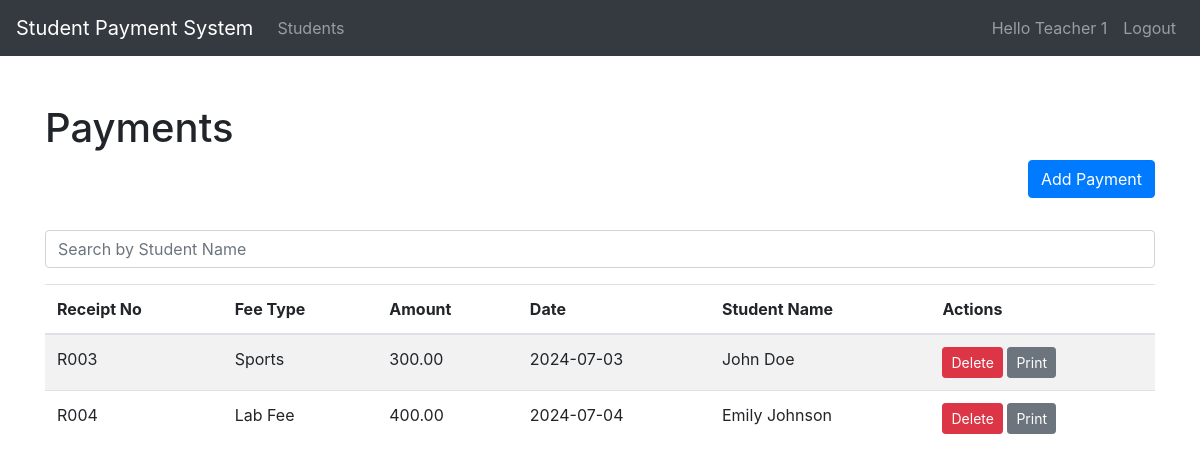
/index.php (signed in), run on the app's committed database.
### tables this page shows
CREATE TABLE `payment` (
  `id` int(11) NOT NULL,
  `receipt_no` varchar(50) NOT NULL,
  `fee_type` varchar(50) NOT NULL,
  `amount` decimal(10,2) NOT NULL,
  `date` date NOT NULL,
  `student_id` int(11) DEFAULT NULL
);

CREATE TABLE `student` (
  `id` int(11) NOT NULL,
  `admission_no` varchar(50) NOT NULL,
  `student_name` varchar(100) NOT NULL,
  `father_name` varchar(100) DEFAULT NULL,
  `grade` varchar(10) DEFAULT NULL,
  `class` varchar(10) DEFAULT NULL,
  `contact_no` varchar(15) DEFAULT NULL
);

### index.php (the view, shortened to what this page needs)
<?php
include ('components/navbar.php');
include ('db/connect.php');
?>
<!DOCTYPE html>
<html lang="en">
<head>
    <link rel="stylesheet" href="https://stackpath.bootstrapcdn.com/bootstrap/4.5.2/css/bootstrap.min.css">
    <link rel="stylesheet" href="https://cdn.datatables.net/2.1.2/css/dataTables.dataTables.min.css">
</head>
<body>
    <div class="container mt-5">
        <h1>Payments</h1>
        <div class="text-right mb-3">
            <button class="btn btn-primary mb-3" data-toggle="modal" data-target="#addPaymentModal">Add Payment</button>
        </div>
        <div class="mb-3">
            <input type="text" class="form-control" id="searchStudent" placeholder="Search by Student Name">
        </div>
        <table class="table table-striped">
            <thead>
                <tr>
                    <th scope="col">Receipt No</th>
                    <th scope="col">Fee Type</th>
                    <th scope="col">Amount</th>
                    <th scope="col">Date</th>
                    <th scope="col">Student Name</th>
                    <th scope="col">Actions</th>
                </tr>
            </thead>
            <tbody>
                <?php
                $sql = "SELECT Payment.*, Student.student_name FROM Payment JOIN Student ON Payment.student_id = Student.id";
                $result = $conn->query($sql);
                if ($result->num_rows > 0) {
                    while ($row = $result->fetch_assoc()) {
                        echo "<tr>
                        <td>" . $row["receipt_no"] . "</td>
                        <td>" . $row["fee_type"] . "</td>
                        <td>" . $row["amount"] . "</td>
                        <td>" . $row["date"] . "</td>
                        <td>" . $row["student_name"] . "</td>
                        <td>
                           <button class='btn btn-danger btn-sm' data-toggle='modal' data-target='#deletePaymentModal' data-id='" . $row["id"] . "'>Delete</button>
                             <button class='btn btn-secondary btn-sm' onclick='printReceipt(" . $row["id"] . ")'>Print</button>
                        </td>
                    </tr>";
                    }
                } else {
                    echo "<tr><td colspan='6'>No records found</td></tr>";
                }
                ?>
            </tbody>
        </table>
    </div>
</body>
</html>

### assets/css/styles.css (style rules this page uses)
body { padding-top: 56px; }

### data on the page
payment: receipt_no "R003", fee_type "Sports", amount "300.00", date "2024-07-03", student.student_name "John Doe"
payment: receipt_no "R004", fee_type "Lab Fee", amount "400.00", date "2024-07-04", student.student_name "Emily Johnson"

### other printed values
$userName "Teacher 1"
